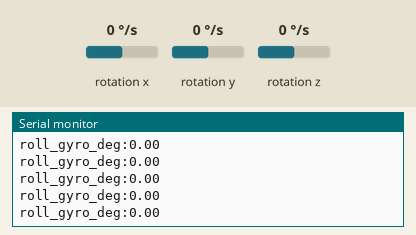
The sketch below on a simulated Arduino Nano 33 BLE. Parts: the last lines printed to the serial monitor. Inputs (shaded band) come from the test bench; at power-on: rotation x 0 °/s, rotation y 0 °/s, rotation z 0 °/s.

Above: at 1.2 s.
1.3 s: rotation x set to -192 °/s
At 2.4 s:
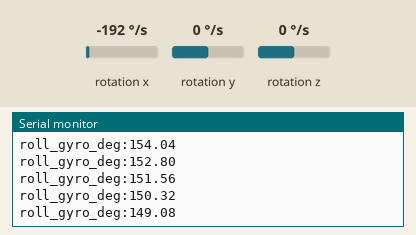
2.8 s: rotation x set to -100 °/s
At 3.9 s:
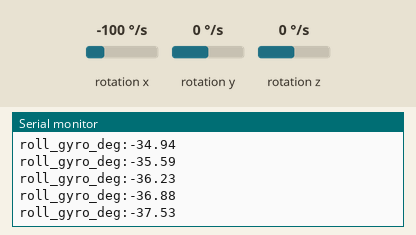
Timing chart, 0 to 5.8 s (numbered marks = the images above; inputs shaded):
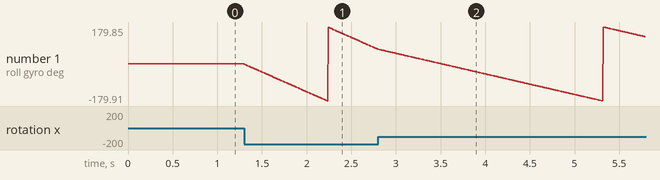

Measured:
- after the input at 1.3 s, the serial monitor: prints a new line at once (image 1)
- plotted number 1: 0 → 72.21 after the input at 1.3 s

The sketch:

plotting_raw_roll_degree.ino
```cpp
/*
  SC651 Assignment (Part a):
  Roll angle estimation using gyroscope integration only.

  Discrete model (noise ignored):
    theta[k+1] = theta[k] + omega[k] * Ts

  Hardware:
    - ESP32-WROVER B
    - LSM9DS1 IMU (Arduino_LSM9DS1 library)

  Output:
    - Serial Plotter: prints roll_gyro_deg
*/

#include <Arduino_LSM9DS1.h>

// -----------------------------
// Choose which gyro axis corresponds to "roll rate"
// Most common: roll about X axis -> use gx
// If your sensor is mounted differently, switch to GY or GZ.
// -----------------------------
enum RollAxis { GX_AXIS, GY_AXIS, GZ_AXIS };
static const RollAxis ROLL_AXIS = GX_AXIS;

// -----------------------------
// State: roll angle (we'll keep it in degrees for convenience)
// -----------------------------
float roll_gyro_deg = 0.0f;

// Time bookkeeping (micros() gives microseconds)
unsigned long t_prev_us = 0;

void setup() {
  Serial.begin(115200);
  while (!Serial) { /* wait for Serial */ }

  // Initialize IMU
  if (!IMU.begin()) {
    Serial.println("ERROR: Failed to initialize LSM9DS1! Check wiring / I2C.");
    while (1) { delay(100); }
  }

  // Initialize time
  t_prev_us = micros();

  Serial.println("Gyro-only roll integration started...");
  Serial.println("Rotate the board about the chosen roll axis.");
}

void loop() {
  // ---- Compute Ts (dt) in seconds using micros() ----
  unsigned long t_now_us = micros();
  float dt = (t_now_us - t_prev_us) * 1e-6f;  // microseconds -> seconds
  t_prev_us = t_now_us;

  // Guard against weird dt (e.g., first iteration or overflow edge cases)
  if (dt <= 0.0f || dt > 0.5f) {
    dt = 0.01f; // fallback to 10 ms
  }

  // ---- Read gyroscope (Arduino_LSM9DS1 returns deg/s) ----
  float gx, gy, gz;
  if (IMU.gyroscopeAvailable()) {
    IMU.readGyroscope(gx, gy, gz);

    // Pick the angular velocity component that corresponds to roll rate
    float omega_deg_s = 0.0f;
    if (ROLL_AXIS == GX_AXIS) omega_deg_s = gx;
    if (ROLL_AXIS == GY_AXIS) omega_deg_s = gy;
    if (ROLL_AXIS == GZ_AXIS) omega_deg_s = gz;

    // ---- Discrete integration: theta = theta + omega * Ts ----
    roll_gyro_deg += omega_deg_s * dt;

    // Optional: keep angle bounded (prevents the number from growing forever)
    // Comment this out if you want the raw integrated angle.
    if (roll_gyro_deg > 180.0f) roll_gyro_deg -= 360.0f;
    if (roll_gyro_deg < -180.0f) roll_gyro_deg += 360.0f;

    // ---- Print for Serial Plotter ----
    // Arduino Serial Plotter likes "label:value"
    Serial.print("roll_gyro_deg:");
    Serial.println(roll_gyro_deg);
  }

  // Small delay to avoid spamming serial too hard (optional)
  delay(5);
}
```
